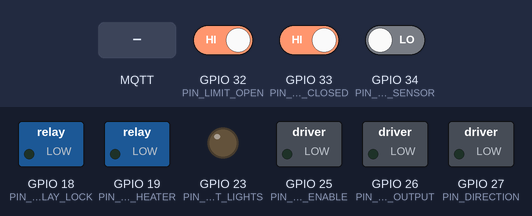
The program below on a simulated ESP32. On the bench: switched loads named in the program (green lamp = pin HIGH), output pins drawn as LEDs (lit = HIGH). The test bench sets the inputs (shaded band); at power-on: GPIO 32 (PIN_LIMIT_OPEN) HIGH, GPIO 33 (PIN_LIMIT_CLOSED) HIGH, GPIO 34 (PIN_MOTION_SENSOR) LOW. WiFi joins after 1.5 s; servers stay silent unless stated; no MQTT or app messages arrive unless stated; what the program prints to the serial monitor is not drawn.

Above: at 2.7 s.
2.8 s: MQTT message "open" arrives on the first subscribed topic
At 3.9 s:
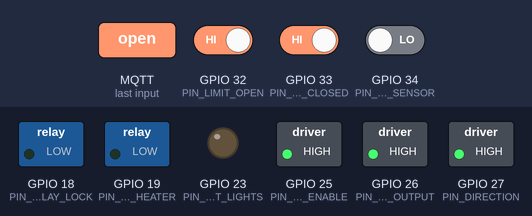
4.3 s: GPIO 32 (PIN_LIMIT_OPEN) driven LOW
At 5.2 s:
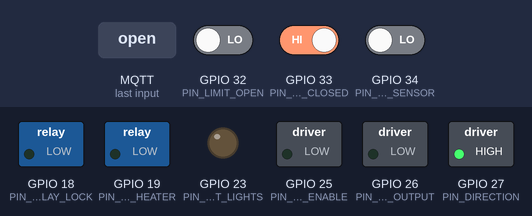
5.8 s: MQTT message "close" arrives on the first subscribed topic
At 6.1 s:
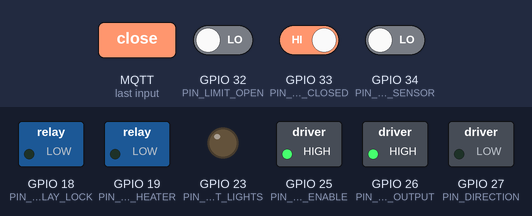
7.3 s: GPIO 33 (PIN_LIMIT_CLOSED) driven LOW
At 8.7 s:
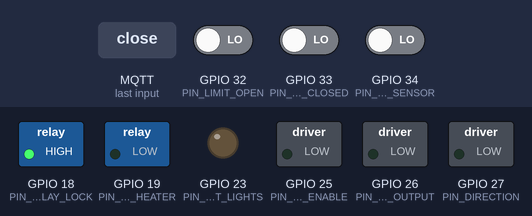
Timing chart, 0 to 10.3 s (numbered marks = the images above; inputs shaded):
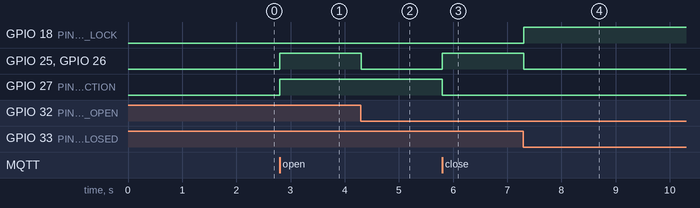

The program:

main.cpp
```cpp
// Firmware placeholder - ESP32 porttiohjaus
// Tulossa: täysi toteutus järjestelmäkuvauksen mukaisesti

#include <Arduino.h>
#include <WiFi.h>
#include <PubSubClient.h>
#include "config.h"

// Global objects
WiFiClient wifiClient;
PubSubClient mqttClient(wifiClient);

// State variables
enum GateState {
  GATE_CLOSED,
  GATE_OPEN,
  GATE_OPENING,
  GATE_CLOSING,
  GATE_STOPPED,
  GATE_FAULT
};

GateState currentState = GATE_STOPPED;
unsigned long lastStateChange = 0;
bool motionDetected = false;
unsigned long motionDetectedTime = 0;

void setup() {
  Serial.begin(115200);
  Serial.println("\n\n=== Portin ohjausjärjestelmä ===");
  Serial.print("Versio: ");
  Serial.println(DEVICE_VERSION);

  // Initialize pins
  pinMode(PIN_PWM_ENABLE, OUTPUT);
  pinMode(PIN_DIRECTION, OUTPUT);
  pinMode(PIN_RELAY_LOCK, OUTPUT);
  pinMode(PIN_RELAY_HEATER, OUTPUT);
  pinMode(PIN_MOSFET_LIGHTS, OUTPUT);

  pinMode(PIN_LIMIT_OPEN, INPUT_PULLUP);
  pinMode(PIN_LIMIT_CLOSED, INPUT_PULLUP);
  pinMode(PIN_MOTION_SENSOR, INPUT);
  pinMode(PIN_ESTOP, INPUT_PULLUP);

  // Initialize PWM
  ledcSetup(PWM_CHANNEL, PWM_FREQUENCY, PWM_RESOLUTION);
  ledcAttachPin(PIN_PWM_OUTPUT, PWM_CHANNEL);
  ledcWrite(PWM_CHANNEL, 0);

  // Ensure motor is stopped
  digitalWrite(PIN_PWM_ENABLE, LOW);
  digitalWrite(PIN_RELAY_LOCK, LOW);

  Serial.println("GPIO initialized");

  // Connect to WiFi
  WiFi.begin(WIFI_SSID, WIFI_PASSWORD);
  Serial.print("Connecting to WiFi");
  while (WiFi.status() != WL_CONNECTED) {
    delay(500);
    Serial.print(".");
  }
  Serial.println("\nWiFi connected!");
  Serial.print("IP: ");
  Serial.println(WiFi.localIP());

  // Setup MQTT
  mqttClient.setServer(MQTT_BROKER, MQTT_PORT);
  mqttClient.setCallback(mqttCallback);

  Serial.println("Setup complete - ready!");
}

void mqttCallback(char* topic, byte* payload, unsigned int length) {
  String message;
  for (unsigned int i = 0; i < length; i++) {
    message += (char)payload[i];
  }

  Serial.print("MQTT message [");
  Serial.print(topic);
  Serial.print("]: ");
  Serial.println(message);

  if (String(topic) == MQTT_TOPIC_CMD) {
    if (message == "open") {
      openGate();
    } else if (message == "close") {
      closeGate();
    } else if (message == "stop") {
      stopGate();
    }
  }
}

void reconnectMQTT() {
  while (!mqttClient.connected()) {
    Serial.print("Connecting to MQTT...");
    if (mqttClient.connect(DEVICE_NAME, MQTT_USER, MQTT_PASSWORD)) {
      Serial.println("connected");
      mqttClient.subscribe(MQTT_TOPIC_CMD);
      publishState();
    } else {
      Serial.print("failed, rc=");
      Serial.print(mqttClient.state());
      Serial.println(" retry in 5s");
      delay(5000);
    }
  }
}

void publishState() {
  const char* stateStr;
  switch (currentState) {
    case GATE_OPEN: stateStr = "open"; break;
    case GATE_CLOSED: stateStr = "closed"; break;
    case GATE_OPENING: stateStr = "opening"; break;
    case GATE_CLOSING: stateStr = "closing"; break;
    case GATE_STOPPED: stateStr = "stopped"; break;
    case GATE_FAULT: stateStr = "fault"; break;
    default: stateStr = "unknown";
  }
  mqttClient.publish(MQTT_TOPIC_STATUS, stateStr, true);
}

void openGate() {
  if (digitalRead(PIN_LIMIT_OPEN) == LOW) {
    Serial.println("Gate already open");
    return;
  }

  Serial.println("Opening gate");
  currentState = GATE_OPENING;
  digitalWrite(PIN_DIRECTION, HIGH);
  digitalWrite(PIN_PWM_ENABLE, HIGH);
  ledcWrite(PWM_CHANNEL, MAX_PWM_DUTY);
  publishState();
}

void closeGate() {
  // Check motion sensor
  if (motionDetected && (millis() - motionDetectedTime < MOTION_BLOCK_TIME)) {
    Serial.println("Motion detected - blocking close");
    return;
  }

  if (digitalRead(PIN_LIMIT_CLOSED) == LOW) {
    Serial.println("Gate already closed");
    return;
  }

  Serial.println("Closing gate");
  currentState = GATE_CLOSING;
  digitalWrite(PIN_DIRECTION, LOW);
  digitalWrite(PIN_PWM_ENABLE, HIGH);
  ledcWrite(PWM_CHANNEL, MAX_PWM_DUTY);
  publishState();
}

void stopGate() {
  Serial.println("Stopping gate");
  digitalWrite(PIN_PWM_ENABLE, LOW);
  ledcWrite(PWM_CHANNEL, 0);
  currentState = GATE_STOPPED;
  publishState();
}

void checkLimitSwitches() {
  static bool lastOpenState = HIGH;
  static bool lastClosedState = HIGH;

  bool openState = digitalRead(PIN_LIMIT_OPEN);
  bool closedState = digitalRead(PIN_LIMIT_CLOSED);

  // Gate reached open position
  if (openState == LOW && lastOpenState == HIGH && currentState == GATE_OPENING) {
    Serial.println("Gate fully open");
    stopGate();
    currentState = GATE_OPEN;
    publishState();
  }

  // Gate reached closed position
  if (closedState == LOW && lastClosedState == HIGH && currentState == GATE_CLOSING) {
    Serial.println("Gate fully closed");
    stopGate();
    currentState = GATE_CLOSED;
    digitalWrite(PIN_RELAY_LOCK, HIGH); // Engage lock
    publishState();
  }

  lastOpenState = openState;
  lastClosedState = closedState;
}

void checkMotionSensor() {
  bool motion = digitalRead(PIN_MOTION_SENSOR);
  if (motion && !motionDetected) {
    Serial.println("Motion detected!");
    motionDetected = true;
    motionDetectedTime = millis();
    mqttClient.publish(MQTT_TOPIC_MOTION, "true");
  } else if (!motion && motionDetected) {
    motionDetected = false;
    mqttClient.publish(MQTT_TOPIC_MOTION, "false");
  }
}

void loop() {
  // Maintain MQTT connection
  if (!mqttClient.connected()) {
    reconnectMQTT();
  }
  mqttClient.loop();

  // Check sensors
  checkLimitSwitches();
  checkMotionSensor();

  // TODO: Implement soft start/stop
  // TODO: Implement overcurrent protection
  // TODO: Implement heating control
  // TODO: Implement web server
  // TODO: Implement voltage/current monitoring

  delay(10);
}
```

config.example.h
```cpp
#ifndef CONFIG_H
#define CONFIG_H

// WiFi Configuration
#define WIFI_SSID "YourWiFiNetwork"
#define WIFI_PASSWORD "YourWiFiPassword"

// MQTT Configuration
#define MQTT_BROKER "192.168.1.10"
#define MQTT_PORT 1883
#define MQTT_USER "your_mqtt_user"      // Leave empty if no auth
#define MQTT_PASSWORD "your_mqtt_pass"  // Leave empty if no auth

// MQTT Topics
#define MQTT_TOPIC_CMD "gate/cmd"
#define MQTT_TOPIC_STATUS "gate/status"
#define MQTT_TOPIC_MOTION "gate/sensor/motion"
#define MQTT_TOPIC_LIMIT_OPEN "gate/sensor/limit_open"
#define MQTT_TOPIC_LIMIT_CLOSED "gate/sensor/limit_closed"
#define MQTT_TOPIC_VOLTAGE "gate/power/voltage"
#define MQTT_TOPIC_CURRENT "gate/power/current"

// GPIO Pin Configuration
#define PIN_PWM_ENABLE 25        // PWM/H-bridge enable
#define PIN_PWM_OUTPUT 26        // PWM output to motor controller
#define PIN_DIRECTION 27         // Motor direction
#define PIN_LIMIT_OPEN 32        // Limit switch - gate fully open
#define PIN_LIMIT_CLOSED 33      // Limit switch - gate fully closed
#define PIN_MOTION_SENSOR 34     // Motion sensor (PIR/radar)
#define PIN_ESTOP 35             // Emergency stop button
#define PIN_RELAY_LOCK 18        // Magnetic lock relay
#define PIN_RELAY_HEATER 19      // Heating cable relay
#define PIN_MOSFET_LIGHTS 23     // LED lights PWM
#define PIN_VOLTAGE_SENSE 36     // Battery voltage sense (ADC)
#define PIN_CURRENT_SENSE 39     // Current sense (ADC)
#define PIN_TEMP_HEATSINK 4      // Temperature sensor (OneWire/analog)

// Motor Control Settings
#define PWM_FREQUENCY 15000      // 15 kHz PWM frequency
#define PWM_RESOLUTION 8         // 8-bit resolution (0-255)
#define PWM_CHANNEL 0            // PWM channel
#define SOFT_START_DURATION 2000 // Soft start ramp duration (ms)
#define SOFT_STOP_DURATION 1500  // Soft stop ramp duration (ms)
#define MAX_PWM_DUTY 255         // Maximum PWM duty cycle
#define MIN_PWM_DUTY 100         // Minimum PWM to overcome friction

// Safety Settings
#define MAX_CURRENT_AMPS 100.0   // Maximum current before shutdown
#define OVERCURRENT_DELAY 2000   // Time above max current before shutdown (ms)
#define MOTION_BLOCK_TIME 5000   // Block closing for 5s after motion detected
#define DEBOUNCE_TIME 50         // Button debounce time (ms)
#define GATE_TIMEOUT 60000       // Max time for full open/close cycle (ms)

// Heating Settings
#define HEATER_ENABLE_TEMP 5.0   // Enable heating below this temp (°C)
#define HEATER_DISABLE_TEMP 10.0 // Disable heating above this temp (°C)

// Web Server
#define WEB_SERVER_PORT 80

// Device Name
#define DEVICE_NAME "GateController"
#define DEVICE_VERSION "1.0.0"

// Debug Settings
#define DEBUG_SERIAL true
#define DEBUG_VERBOSE false

#endif // CONFIG_H
```

Measured:
- after the input at 2.8 s, GPIO 25 (PIN_PWM_ENABLE), GPIO 26 (PIN_PWM_OUTPUT), GPIO 27 (PIN_DIRECTION): LOW → HIGH at once
- after the input at 4.3 s, GPIO 25 (PIN_PWM_ENABLE), GPIO 26 (PIN_PWM_OUTPUT): HIGH → LOW at once
- after the input at 5.8 s, GPIO 25 (PIN_PWM_ENABLE), GPIO 26 (PIN_PWM_OUTPUT): LOW → HIGH at once; GPIO 27 (PIN_DIRECTION): HIGH → LOW at once
- after the input at 7.3 s, GPIO 18 (PIN_RELAY_LOCK): LOW → HIGH at once; GPIO 25 (PIN_PWM_ENABLE), GPIO 26 (PIN_PWM_OUTPUT): HIGH → LOW at once
